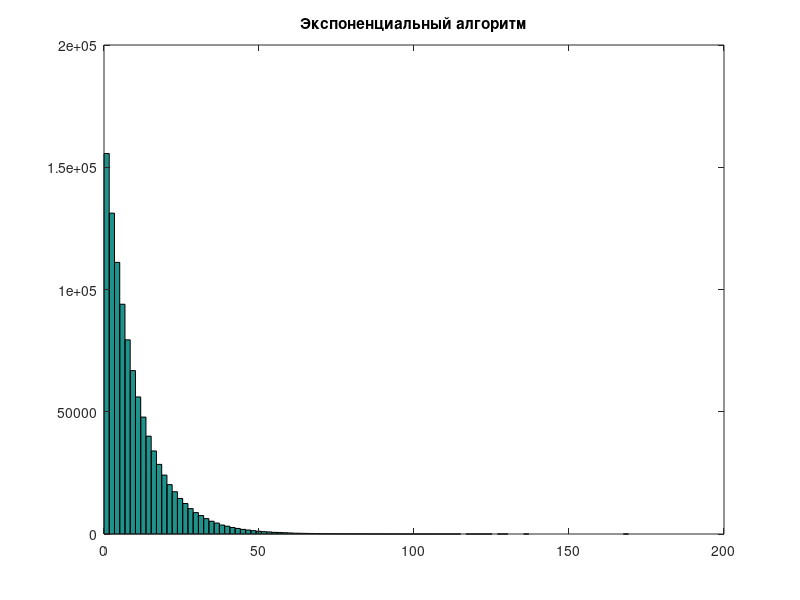
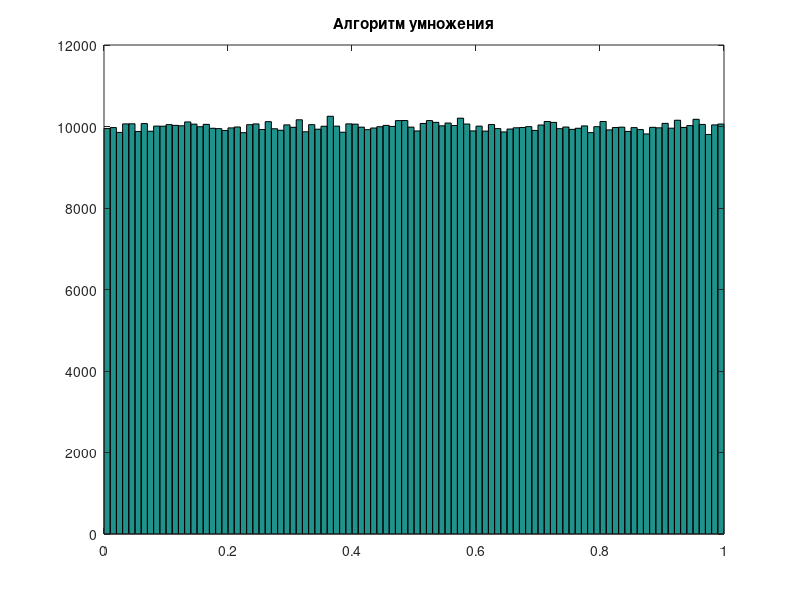

Write MATLAB code to recreate these figures, in order.
n = 1000000;
a = 16821;
c = 56210;
m = 123679291211;
lamda = 10;
x=zeros(n,1);
U=zeros(n,1);
for i =1:n
    x(i+1)=rem((a*x(i)+c),m);
    U(i)=x(i)/m;
end
M=sum(U)/n;
V=zeros(n,1);
for k=1:n
    V(k)=(U(k)-M).^2;
end
D=sum(V)/n;
R=zeros(n,1);
for j=1:n
    R(j)=-lamda*log(1-U(j));
end
fprintf('\nAlgorithm 1:')
fprintf (' \nMathematical expectation 1 generator algorithm %f', mean (U));
fprintf (' \nVariance 1 algorithm %f',var (U));
fprintf('\nAlgorithm 2:')
fprintf (' \nMathematical expectation 2 generator algorithm %f', mean (R));
fprintf (' \nVariance 2 algorithm %f',var (R));
figure;
hist(R,100);
title ('Экспоненциальный алгоритм')
figure;
hist(U,100);
title ('Алгоритм умножения')